Frame 1 (no input): blank canvas, image omitted
Frame 60 (no input): blank canvas, image omitted
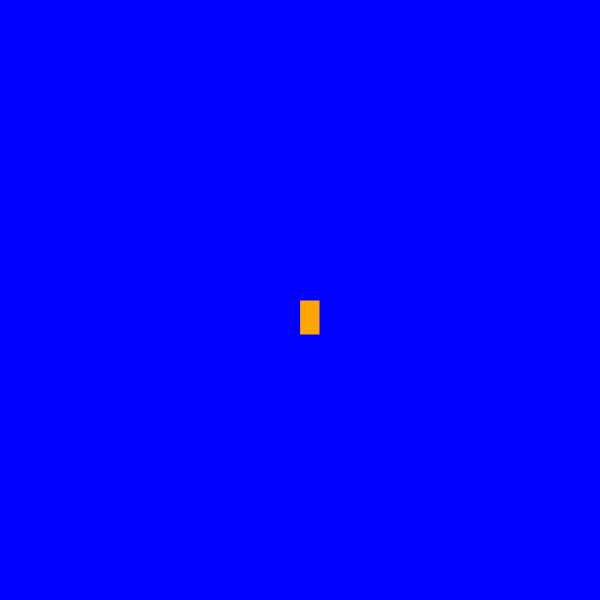
Frame 120 (the mouse pressed at the canvas centre since frame 60)

The p5.js sketch whose frames 1 and 60 were blank and that drew this single picture after the mouse press (run headless with seeded random() and noise() and a simulated clock; from frame 60 on, the mouse is pressed at the canvas centre):

// p5.js sketch
// ── sketch.js
function setup() {
    createCanvas(600, 600);
     background("blue");
  }
  
  function draw() {
    
    stroke("blue");
    fill("orange");
    
    // console.log(mouseIsPressed);
    
    if (mouseIsPressed) {
       rect(mouseX, mouseY, 20, 35);
      }
  }
